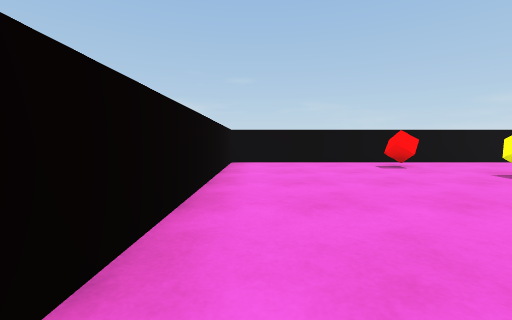
view 1 (above)

13 first-person views from a walk through a 3-D level made in the Unity game engine. The camera is 0.62 m above the floor, tilts 4° down and sees 90° across. The floor is counted in squares, 1 m on a side. Each view is taken from the middle of a square. On the plan, view 1 faces up. The plan holds only what a view shows up to about 9 squares ahead; the rest is blank. The player is left out.

view 2
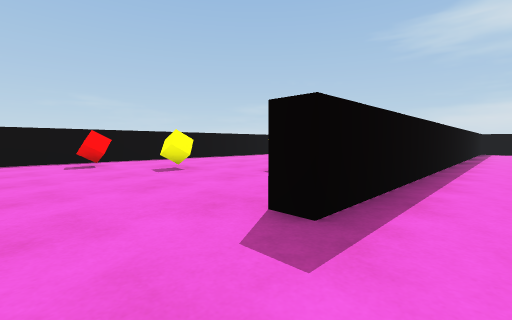

view 3
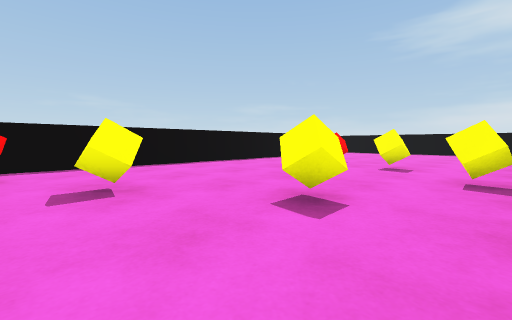

view 4
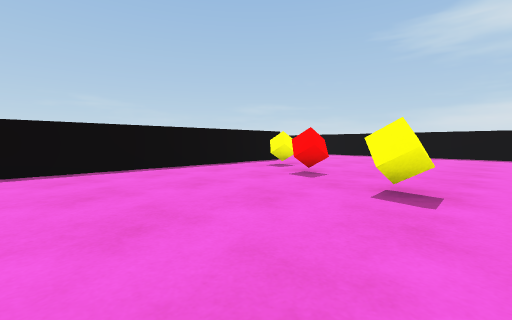

view 5
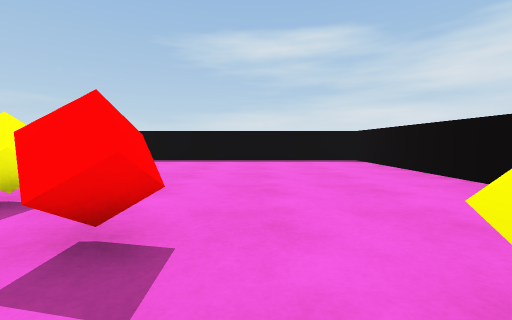

view 6
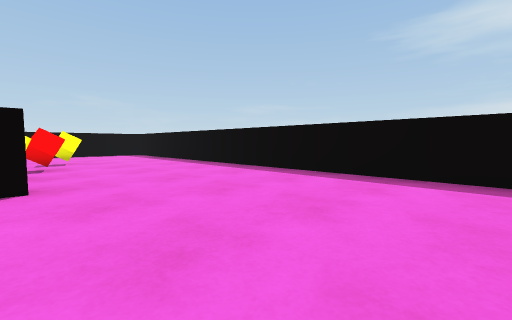

view 7
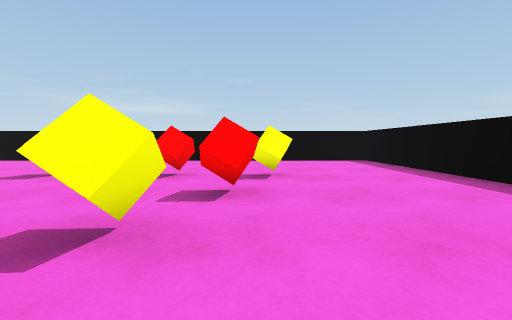

view 8
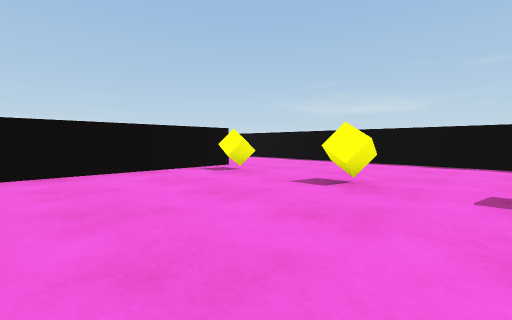

view 9
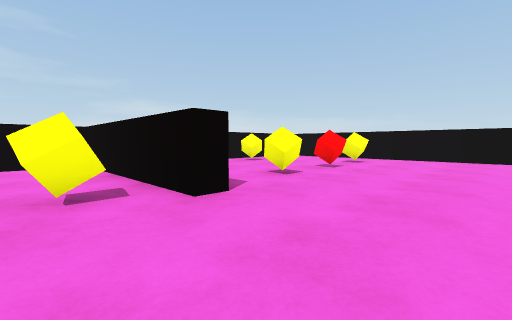

view 10
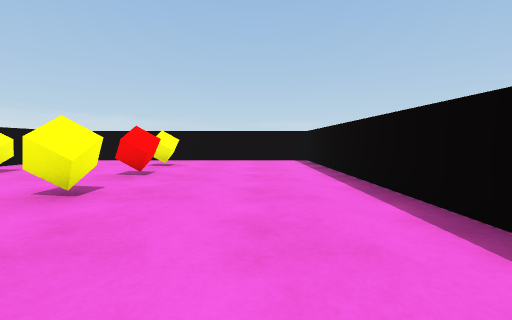

view 11
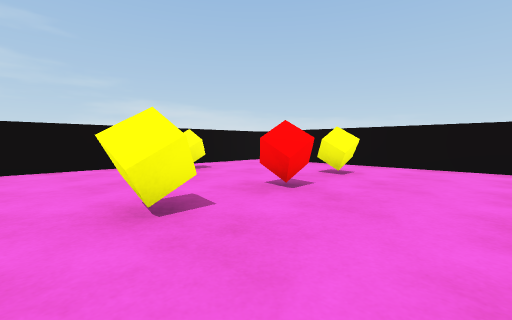

view 12
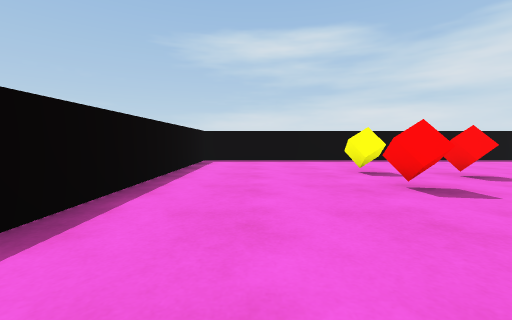

view 13
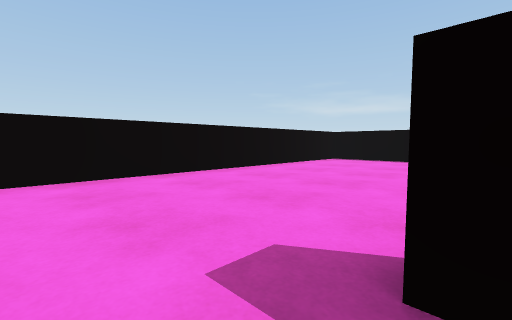

### Floor plan
Points are (right, up) in squares from view 1. A wall is a line through its corners. A room is listed if a view was taken in it or the views show most of it. See-through windows are left out.
Room 1 (views 1, 2, 3, 4, 5, 6, 7, 8, 9, 10, 11, 12, 13)
walls: (4.1, 8.5) (6.1, 8.5); (14.2, 8) (-0.7, 8) (-0.7, -1.1); (7.5, 13.5) (7.5, 8.5) (9.1, 8.5); (13.4, 0.6) (18.8, 0.6) (18.8, 16.8) (6.2, 16.8); (13.8, 0.1) (6.2, 0.1); (-0.2, 8.5) (2, 8.5); (4, 16.8) (-0.7, 16.8) (-0.7, 9.6)
objects: yellow cube (1, 13); yellow cube (3, 10); red cube (3, 13); red cube (4, 7); yellow cube (5, 5); yellow cube (5, 13); yellow cube (7, 3); yellow cube (9, 1); yellow cube (9, 13); yellow cube (11, 3); yellow cube (11, 13); red cube (12, 5); yellow cube (13, 7); red cube (13, 13); yellow cube (14, 10); red cube (15, 11); yellow cube (15, 13)

Where each view was taken, in squares from view 1:
view 1: 0 up, 0 right, facing up
view 2: 1 down, 2 right, facing up-right
view 3: 1 up, 4 right, facing up-right
view 4: 2 up, 7 right, facing up-right
view 5: 4 up, 10 right, facing right
view 6: 4 up, 14 right, facing up-right
view 7: 8 up, 15 right, facing up
view 8: 9 up, 13 right, facing up-left
view 9: 16 up, 9 right, facing down-left
view 10: 15 up, 8 right, facing left
view 11: 15 up, 6 right, facing down-left
view 12: 15 up, 10 right, facing right
view 13: 1 down, 4 right, facing up-left
